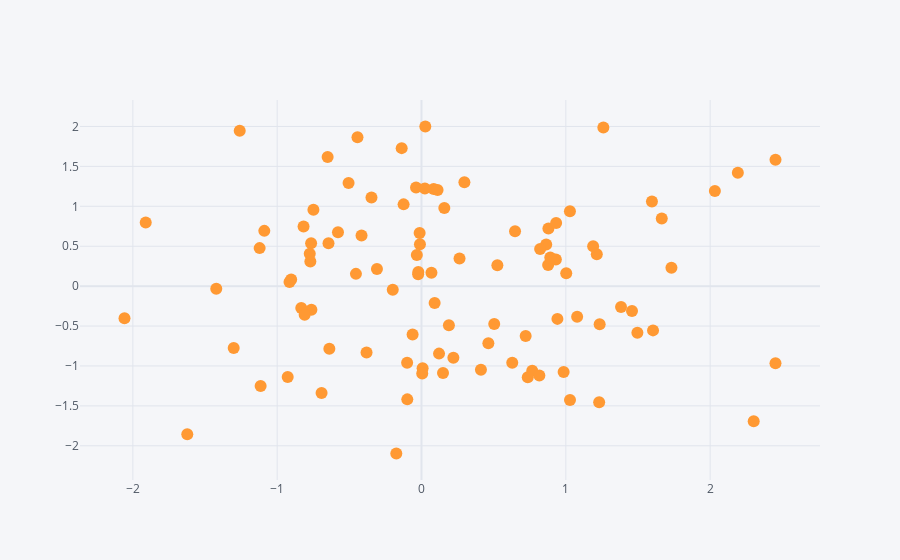

Source (notebook cell):
### Code cell
df.iplot(x = 'A', y = 'B',mode='markers')
